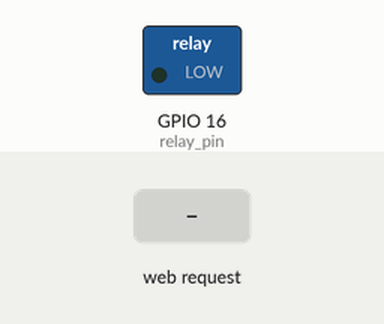
Bench run of a sketch on a simulated ESP8266 (NodeMCU). Shown: switched loads named in the sketch (green lamp = pin HIGH). Inputs (shaded band) come from the test bench. WiFi joins after 1.5 s; servers stay silent unless stated; what the sketch prints to the serial monitor is not drawn.

Above: at 4.2 s.
4.3 s: HTTP request GET /LED-OFF received
At 4.7 s:
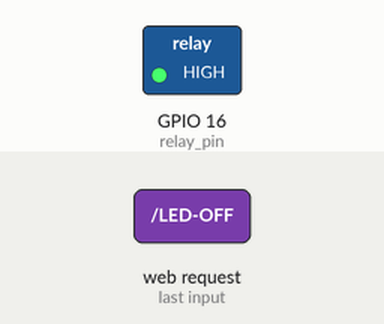
5.8 s: HTTP request GET / received
At 7.1 s:
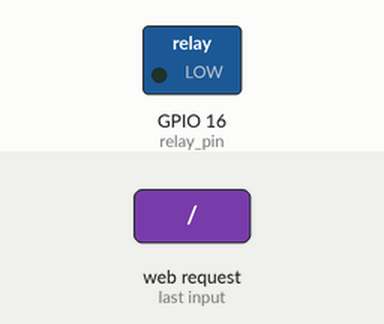
Timing chart, 0 to 8.8 s (numbered marks = the images above; inputs shaded):
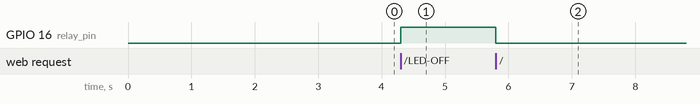

Measured:
- after the input at 4.3 s, GPIO 16 (relay_pin): LOW → HIGH at once
- after the input at 5.8 s, GPIO 16 (relay_pin): HIGH → LOW at once

The sketch:

modul_relay.ino
```cpp
#include <ESP8266WiFi.h>
#include <WiFiClient.h>
#include <ESP8266WebServer.h>

const char* ssid = "ssid-wifi";
const char* password = "ssid-password";
const int relay_pin = 16; // pin D0

ESP8266WebServer server(80); // Port untuk web server

String webpage;
void setup() {
  Serial.begin(9600);
  delay(1000);
  pinMode(relay_pin, OUTPUT);
  WiFi.begin(ssid, password);
  while (WiFi.status() != WL_CONNECTED) {
    delay(1000);
    Serial.println("Connecting to WiFi...");
  }
  Serial.println("Connected to WiFi.");
  Serial.println(WiFi.localIP());

  webpage += "<h1> Web Control LED ESP8266</h1>";
  webpage += "LED : ";
  webpage += "<a href=\"LED-ON\"\"><button>ON</button></a><a href=\"LED-OFF\"\"><button>OFF</button></a><br>";

  server.on("/", []() {
    server.send(200, "text/html", webpage);
    digitalWrite(relay_pin, LOW);
  });
  server.on("/LED-ON", []() {
    server.send(200, "text/html", webpage);
    digitalWrite(relay_pin, LOW);
  });
  server.on("/LED-OFF", []() {
    server.send(200, "text/html", webpage);
    digitalWrite(relay_pin, HIGH);
  });
  server.begin(); // Memulai web server
}

void loop() {
  server.handleClient(); // Menangani permintaan dari klien
}
```
